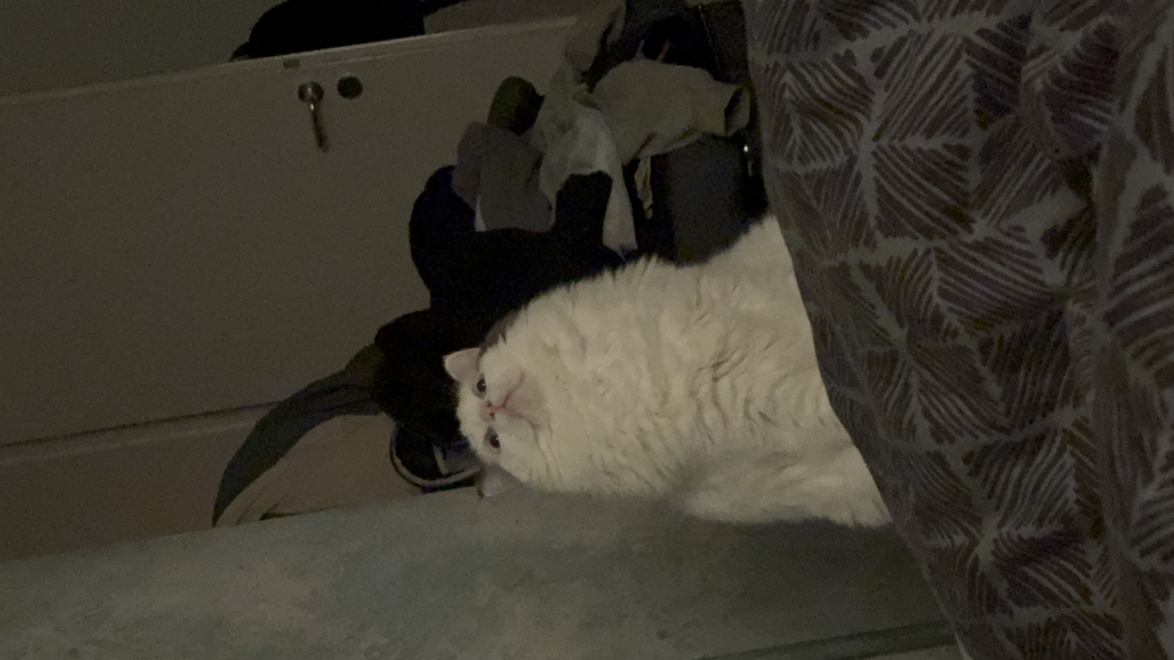
#> input picture bozi/references/IMG_0873.JPG, 3520 x 1980 px (shown at 1/3 size)
$ python make_app_icon_icns.py ../bozi/references/IMG_0873.JPG out.png
#> lines starting #> are read from the running program, lines starting #| are printed output that depends on the picture
#!/usr/bin/env python3
"""Build a minimal .icns from a 1024x1024 PNG source."""

from __future__ import annotations

import shutil
import subprocess
import sys
import tempfile
from pathlib import Path

from PIL import Image

SIZES = [16, 32, 64, 128, 256, 512, 1024]


def main() -> None:
    if len(sys.argv) != 3:
        raise SystemExit("usage: make_app_icon_icns.py <source.png> <output.icns>")

    source = Path(sys.argv[1])
    output = Path(sys.argv[2])
    src = Image.open(source).convert("RGBA")

    with tempfile.TemporaryDirectory() as tmp:
        iconset = Path(tmp) / "AppIcon.iconset"
        iconset.mkdir()
        for size in SIZES:
            resized = src.resize((size, size), Image.Resampling.LANCZOS)
            resized.save(iconset / f"icon_{size}x{size}.png")
            if size <= 512:
                resized.save(iconset / f"icon_{size}x{size}@2x.png")
#> this loop made 7 passes
#> pass 1, in main, `resized = src.resize((size, size), Image.Resampling.LANCZOS)`:
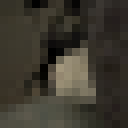
#> resized: PIL image 16x16 RGBA (shown 8 times larger); mean R, G, B, A 60.7, 56.5, 46.6, 255
#> pass 2, in main, `resized = src.resize((size, size), Image.Resampling.LANCZOS)`:
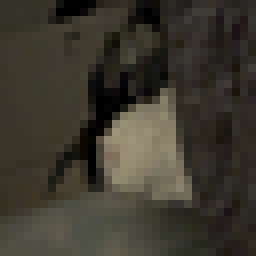
#> resized: PIL image 32x32 RGBA (shown 8 times larger); mean R, G, B, A 60.6, 56.5, 46.7, 255
#> pass 3, in main, `resized = src.resize((size, size), Image.Resampling.LANCZOS)`:
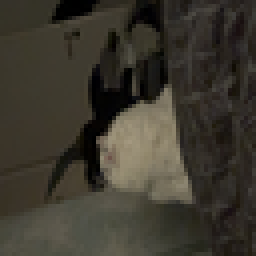
#> resized: PIL image 64x64 RGBA (shown 4 times larger); mean R, G, B, A 60.6, 56.5, 46.6, 255
#> after the loop:
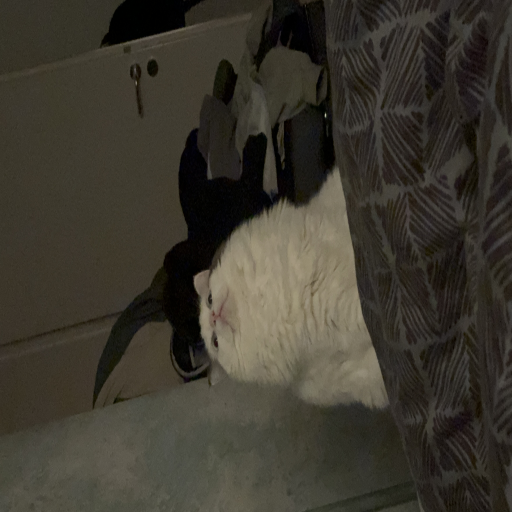
#> resized: PIL image 1024x1024 RGBA (shown at 1/2 size); mean R, G, B, A 60.6, 56.5, 46.6, 255
        subprocess.run(
            ["iconutil", "-c", "icns", str(iconset), "-o", str(output)],
            check=True,
        )
#> (this line was passed over: subprocess is not available in this run)


if __name__ == "__main__":
    main()

$ run again, on bozi/references/IMG_1189.jpg
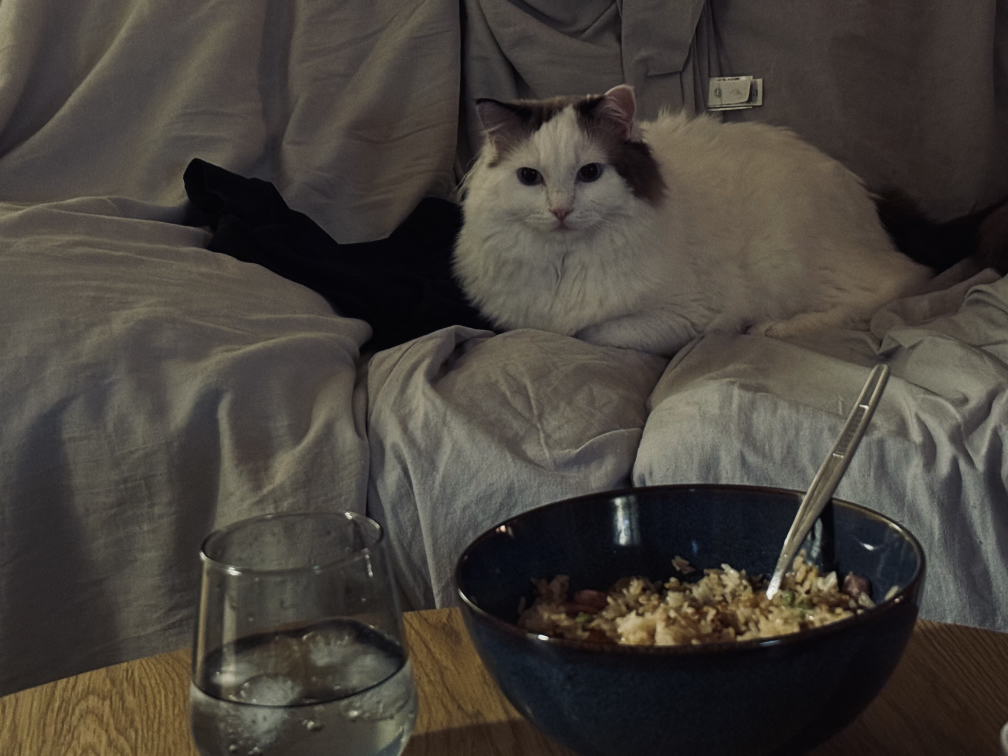
#> input picture bozi/references/IMG_1189.jpg, 4032 x 3024 px (shown at 1/4 size)
#> the loop in main, `for size in SIZES:` made 7 passes
#> pass 3, in main, `resized = src.resize((size, size), Image.Resampling.LANCZOS)`:
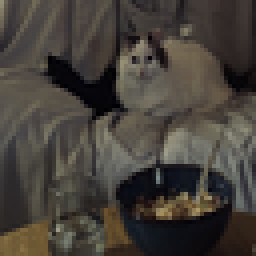
#> resized: PIL image 64x64 RGBA (shown 4 times larger); mean R, G, B, A 70, 64.7, 58.6, 255
#> after the loop in main, `for size in SIZES:`:
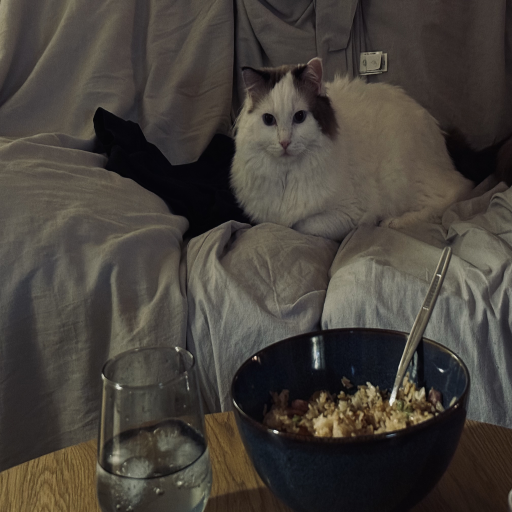
#> resized: PIL image 1024x1024 RGBA (shown at 1/2 size); mean R, G, B, A 70.1, 64.7, 58.6, 255
